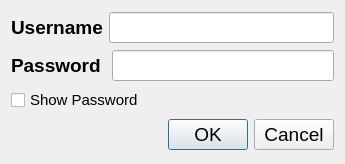
<?xml version="1.0" encoding="UTF-8"?>
<ui version="4.0">
 <class>Registration</class>
 <widget class="QDialog" name="Registration">
  <property name="geometry">
   <rect>
    <x>0</x>
    <y>0</y>
    <width>345</width>
    <height>164</height>
   </rect>
  </property>
  <property name="font">
   <font>
    <pointsize>14</pointsize>
    <bold>false</bold>
   </font>
  </property>
  <property name="windowTitle">
   <string>Dialog</string>
  </property>
  <layout class="QVBoxLayout" name="verticalLayout">
   <item>
    <layout class="QHBoxLayout" name="horizontalLayout">
     <item>
      <widget class="QLabel" name="label">
       <property name="font">
        <font>
         <pointsize>14</pointsize>
         <bold>true</bold>
        </font>
       </property>
       <property name="text">
        <string>Username</string>
       </property>
      </widget>
     </item>
     <item>
      <widget class="QLineEdit" name="usernameLineEdit"/>
     </item>
    </layout>
   </item>
   <item>
    <layout class="QHBoxLayout" name="horizontalLayout_2">
     <item>
      <widget class="QLabel" name="label_2">
       <property name="font">
        <font>
         <pointsize>14</pointsize>
         <bold>true</bold>
        </font>
       </property>
       <property name="text">
        <string>Password </string>
       </property>
      </widget>
     </item>
     <item>
      <widget class="QLineEdit" name="passwordLineEdit"/>
     </item>
    </layout>
   </item>
   <item>
    <widget class="QCheckBox" name="showPasswordCheckBox">
     <property name="font">
      <font>
       <pointsize>11</pointsize>
       <bold>false</bold>
      </font>
     </property>
     <property name="text">
      <string>Show Password</string>
     </property>
    </widget>
   </item>
   <item>
    <widget class="QDialogButtonBox" name="buttonBox">
     <property name="standardButtons">
      <set>QDialogButtonBox::Cancel|QDialogButtonBox::Ok</set>
     </property>
    </widget>
   </item>
  </layout>
 </widget>
 <resources/>
 <connections/>
</ui>
